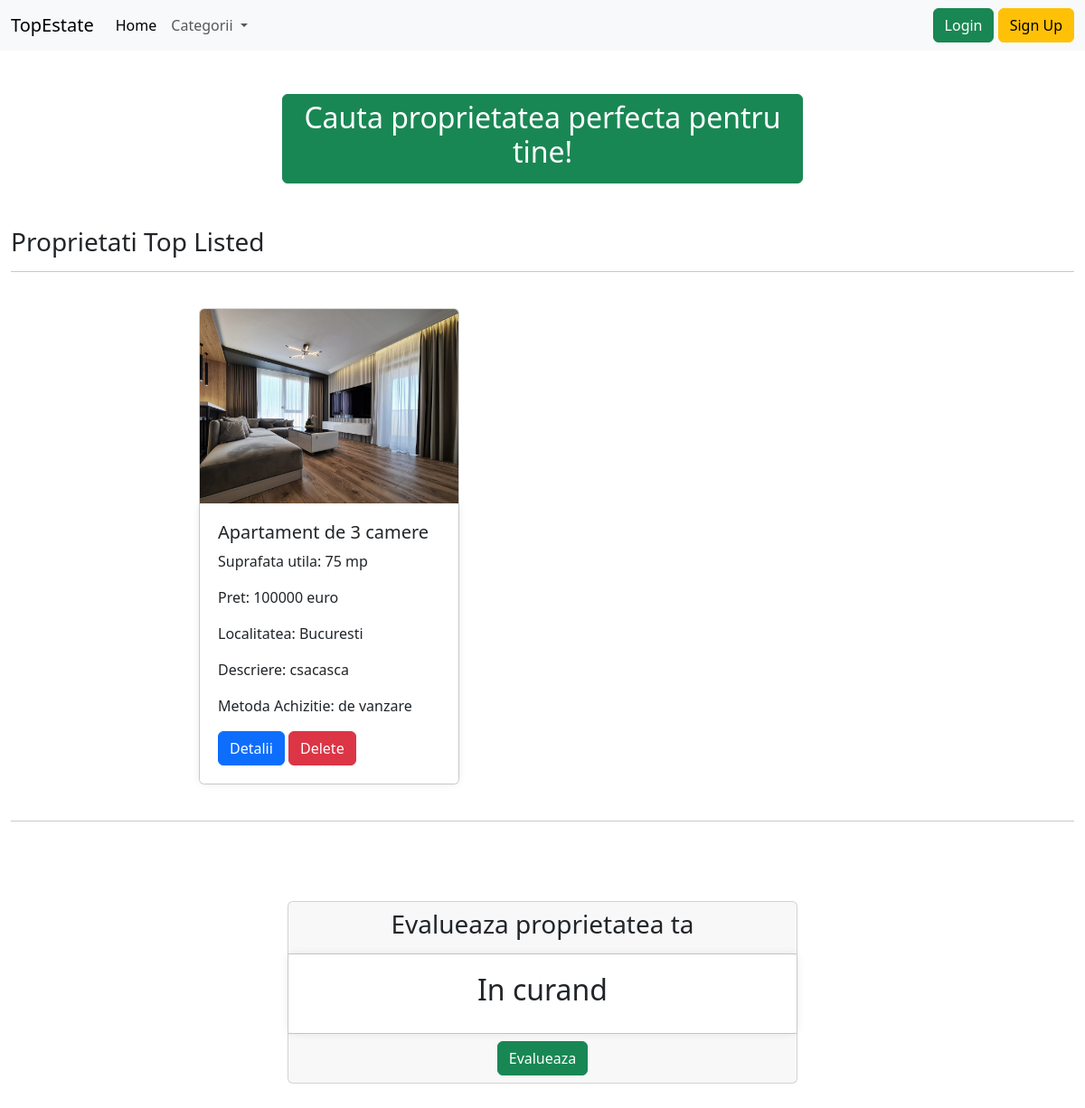
The app's page /, older data.
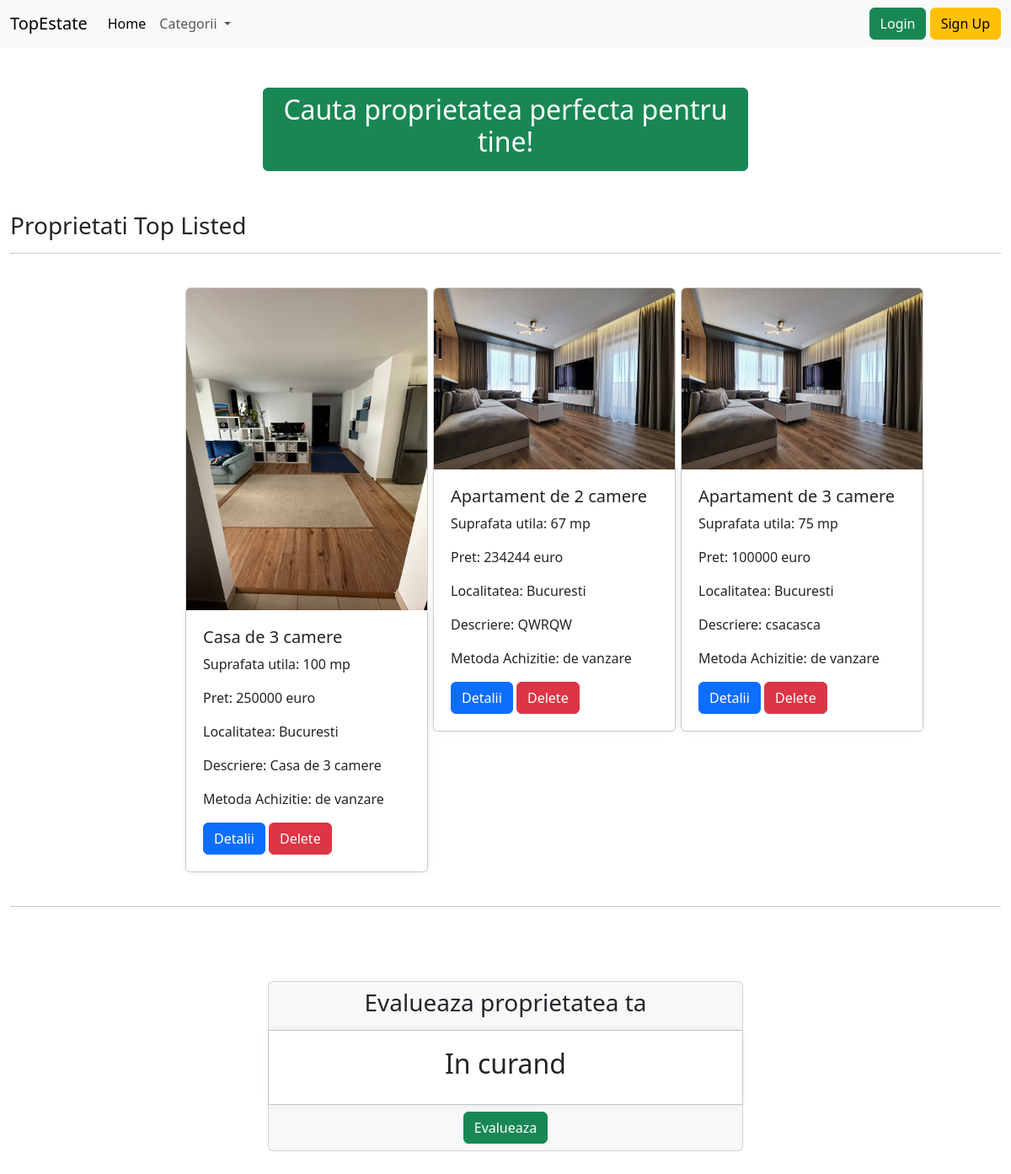
The same page, newer data.
### createPost/models.py (models this page shows, shortened)
class Anunt(models.Model):
    optiuni_proprietati = [
        ('apartamente', 'Apartamente'),
        ('case/vile', 'Case/Vile'),
        ('terenuri', 'Terenuri')
    ]
    optiuni_achizitie = [
        ('de vanzare', 'De vanzare'),
        ('de inchiriat', 'De inchiriat')
    ]
    tipuri_anunt = [
        ('C0', 'Comision 0'),
        ('AR', 'Ansamblu Rezidential'),
        ('AI', 'Agentii Imobiliare')
    ]
    tip_proprietate = models.CharField(choices=optiuni_proprietati, max_length=30)
    tip_vanzare = models.CharField(choices=optiuni_achizitie, max_length=30)
    titul_anunt = models.CharField(max_length=80)
    poze = models.ImageField(upload_to='media/', null=True)
    suprafata_utila = models.CharField(max_length=10)
    numar_camere = models.CharField(max_length=15)
    numar_bai = models.CharField(max_length=15)
    numar_carte_funciara = models.CharField(max_length= 15)
    pret = models.CharField(max_length=30)
    localizare = models.CharField(max_length=80)
    descriere = models.TextField(max_length=500)
    tip_anunt = models.CharField(choices=tipuri_anunt, max_length=2)

### Home/views.py (the view)
# urls.py: path('', views.HomeTemplateView.as_view(), name='home'),
class HomeTemplateView(CreateView, ListView):
    template_name = 'Home/homepage.html'
    model = Anunt, Promovare
    context_object_name = 'all_announce'
    form_class = SearchForm
    def get_queryset(self):
        return Promovare.objects.filter(metoda_de_promovare='TL')
    def get_context_data(self, **kwargs):
        context = super().get_context_data(**kwargs)
        context['searches'] = Search.objects.all()
        context['promovares'] = Promovare.objects.all()
        context['4_tl'] = Anunt.objects.filter(promovare__metoda_de_promovare='TL').order_by('-pret')[:4]
        return context

### templates/Home/homepage.html (shortened to what this page needs)
{% extends 'base.html' %}
{% load static %}
{% block content %}
    <div class="container-fluid">
        <div class="row">
            <div class="col-md-6 offset-md-3">
                <br><br>
                    <form method="GET" action="{% url 'filter' %}">
                            <div class="text-center">
                                <button class="btn btn-success mx-auto" type="submit" ><h2>Cauta proprietatea perfecta pentru tine!</h2></button>
                            </div>
                    </form>
            </div>
        </div>
        <br>
        <br>
        <H3>Proprietati Top Listed</H3>
        <hr>
        <div class="container-fluid">
            <div class="row">
                {% for anunt in 4_tl%}
                    <div class="col-md-1 offset-md-2">
                        <br>
                        <div class="card" style="width: 18rem;">
                            {% if anunt.poze %}
                                <img src="{{ anunt.poze.url }}" class="card-img-top" alt="...">
                            {% else %}
                                <img src="{% static 'images/no_image_available.png' %}" class="card-img-top" alt="...">
                            {% endif %}
                            <div class="card-body">
                                <h5 class="card-title">{{ anunt.titul_anunt }}</h5>
                                <p class="card-text">Suprafata utila: {{ anunt.suprafata_utila }} mp</p>
                                <p class="card-text">Pret: {{ anunt.pret }} euro</p>
                                <p class="card-text">Localitatea: {{ anunt.localizare }}</p>
                                <p class="card-text">Descriere: {{ anunt.descriere }}</p>
                                <p class="card-text">Metoda Achizitie: {{ anunt.tip_vanzare }}</p>
                                <a href="{% url 'post' anunt.id %}" class="btn btn-primary">Detalii</a>
                                <a href="{% url 'delete' anunt.id %}" class="btn btn-danger">Delete</a>
                            </div>
                        </div>
                    </div>
                {% endfor %}
            </div>
        </div>
        <br>
        <hr>
        <br>
        <div class="container-fluid">
        <div class="row">
            <div class="col-md-6 offset-md-3">
                <br><br>
                <div class="card">
                    <div class="card-header">
                        <h3 class="text-center"> Evalueaza proprietatea ta </h3>
                    </div>
                    <form method="post">
                        <div class="card-body">
                            <h2 class="text-center">In curand</h2>
                        </div>
                    </form>
                    <div class="card-footer text-center">
                        <button class="btn btn-success" type="submit">Evalueaza</button>
                    </div>
                </div>
            </div>
        </div>
{% endblock %}

### templates/base.html (shortened to what this page needs)
{% load static %}
<!DOCTYPE html>
<html lang="en">
<head>
    <link href="https://cdn.jsdelivr.net/npm/bootstrap@5.3.2/dist/css/bootstrap.min.css" rel="stylesheet">
    <link rel="stylesheet" href="{% static 'static/css/my_style.css' %}">
</head>
<body>
{% include 'navbar.html' %}
{% block content %} {% endblock %}
</body>
</html>

### templates/navbar.html (shortened to what this page needs)
<nav class="navbar navbar-expand-lg bg-body-tertiary">
    <div class="container-fluid">
        <a class="navbar-brand" href="{% url 'home' %}">TopEstate</a>
        <div class="collapse navbar-collapse" id="navbarSupportedContent">
            <ul class="navbar-nav me-auto mb-2 mb-lg-0">
                <li class="nav-item">
                    <a class="nav-link active" aria-current="page" href="{% url 'home' %}">Home</a>
                </li>
                <li class="nav-item dropdown">
                    <a class="nav-link dropdown-toggle" href="#" role="button" data-bs-toggle="dropdown"
                       aria-expanded="false">
                        Categorii
                    </a>
                </li>
            </ul>
            {% if user.is_authenticated %}
                <div class = 'p-2'>
                    <a href="{% url 'create-post' %}" class="btn btn-primary"> + adauga un anunt </a>
                </div>
                <div>
                    <a href="{% url 'logout' %}" class="btn btn-danger">Logout, {{ user.username }}</a>
                </div>
            {% else %}
                <div>
                    <a href="{% url 'login' %}" class="btn btn-success">Login</a>
                    <a href="{% url 'create-user' %}" class="btn btn-warning">Sign Up</a>
                </div>
            {%  endif %}
        </div>
    </div>
</nav>

### static/css/my_style.css (style rules this page uses)
.card-body { background-color: #fff; padding: 20px; border-radius: 5px; box-shadow: 0px 0px 10px rgba(0,0,0,0.1); }

Row changes from the older to the newer data that the page shows:
added Anunt: poze (picture), titul_anunt "Casa de 3 camere", suprafata_utila "100", pret "250000", localizare "Bucuresti", descriere "Casa de 3 camere", tip_vanzare "de vanzare"
added Anunt: poze (picture), titul_anunt "Apartament de 2 camere", suprafata_utila "67", pret "234244", localizare "Bucuresti", descriere "QWRQW", tip_vanzare "de vanzare"
